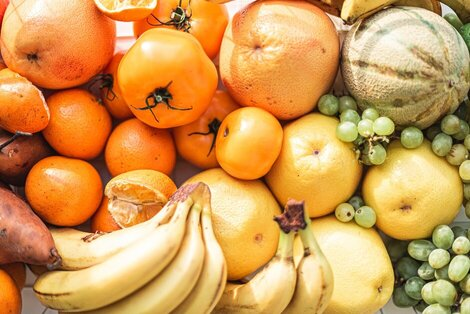
#> input picture img/fruit.jpg, 470 x 314 px
$ python prewitt.py
#> lines starting #> are read from the running program, lines starting #| are printed output that depends on the picture
import cv2
import numpy as np
from matplotlib import pyplot as plt


#Memasukkan Gambar
img0 = cv2.imread('img/fruit.jpg',)
#> img0 is the input picture: shape (314, 470, 3); mean B, G, R 84.1, 153.2, 208.5


#Konfersi Greyscale
gray = cv2.cvtColor(img0, cv2.COLOR_BGR2GRAY)
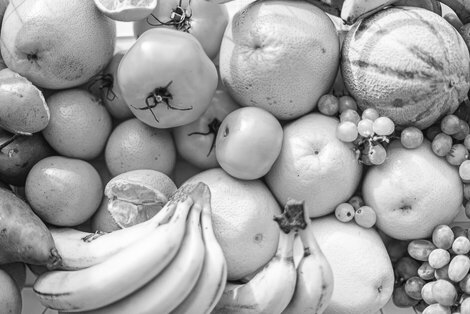
#> gray: shape (314, 470); min 5, max 255, mean 161.9


#Membuang Noise
img = cv2.GaussianBlur(gray,(3,3),0)


#Prewit (deteksi tepi sesuai koordinat)
prex = np.array([[1,1,1],[0,0,0],[-1,-1,-1]])
prey = np.array([[-1,0,1],[-1,0,1],[-1,0,1]])
prewittx = cv2.filter2D(img, -1, prex)
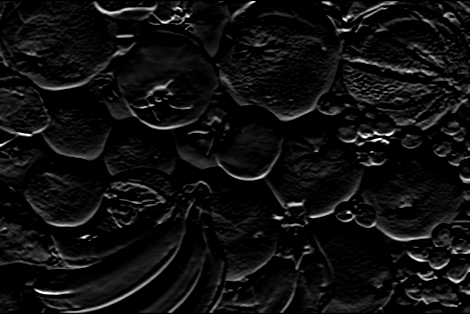
#> prewittx: shape (314, 470); min 0, max 255, mean 15.6
prewitty = cv2.filter2D(img, -1, prey)
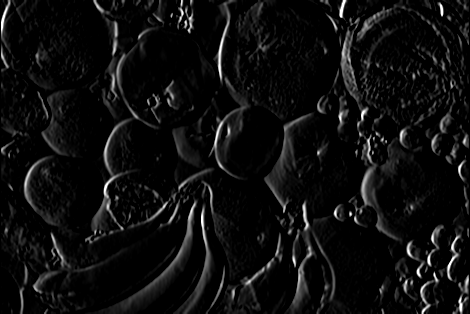
#> prewitty: shape (314, 470); min 0, max 255, mean 14.3
prewitt = prewittx + prewitty
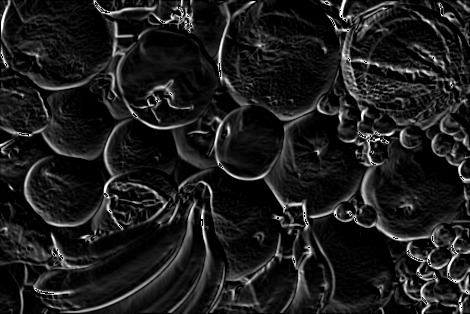
#> prewitt: shape (314, 470); min 0, max 255, mean 29.1


#Menampilkan Hasil
plt.subplot(2,2,1),plt.imshow(img,cmap = 'gray')
plt.title('Original'), plt.xticks([]), plt.yticks([])
plt.subplot(2,2,2),plt.imshow(prewitt,cmap = 'gray')
plt.title('Prewitt'), plt.xticks([]), plt.yticks([])
plt.subplot(2,2,3),plt.imshow(prewittx,cmap = 'gray')
plt.title('Prewitt X'), plt.xticks([]), plt.yticks([])
plt.subplot(2,2,4),plt.imshow(prewitty,cmap = 'gray')
plt.title('Prewitt Y'), plt.xticks([]), plt.yticks([])

plt.show()
